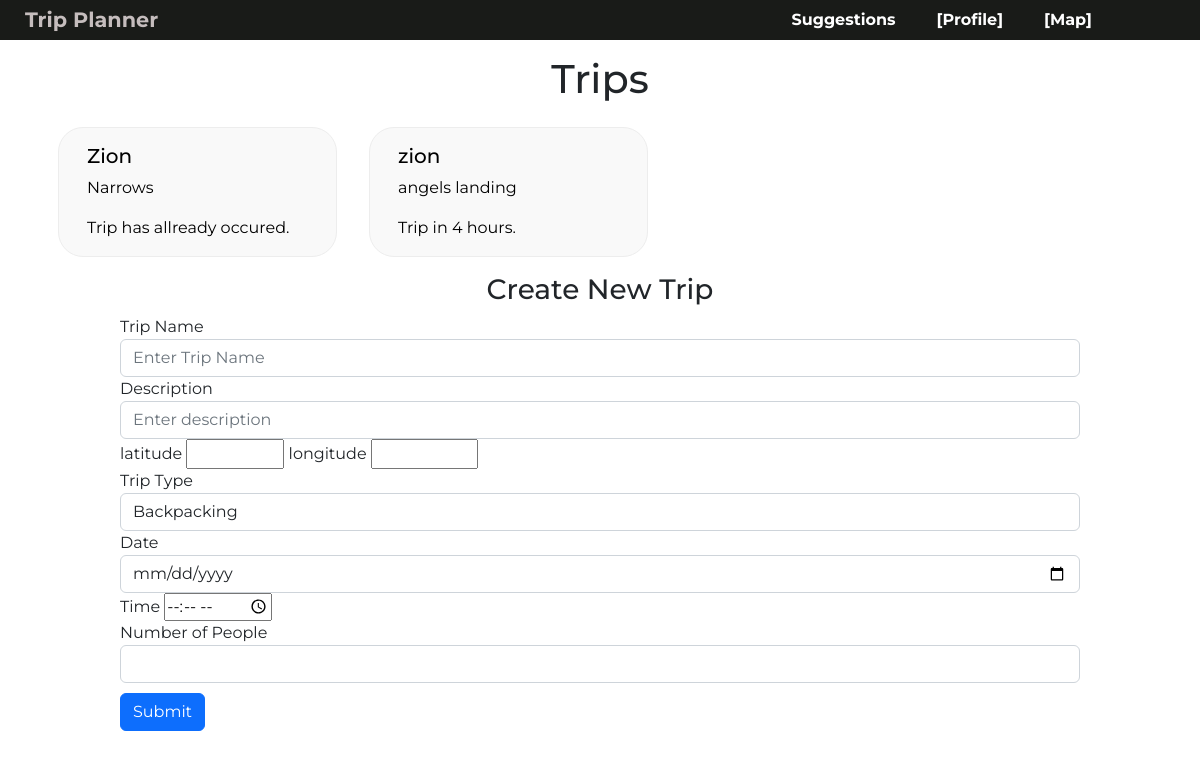
Page /events (signed in) on the earlier database version.
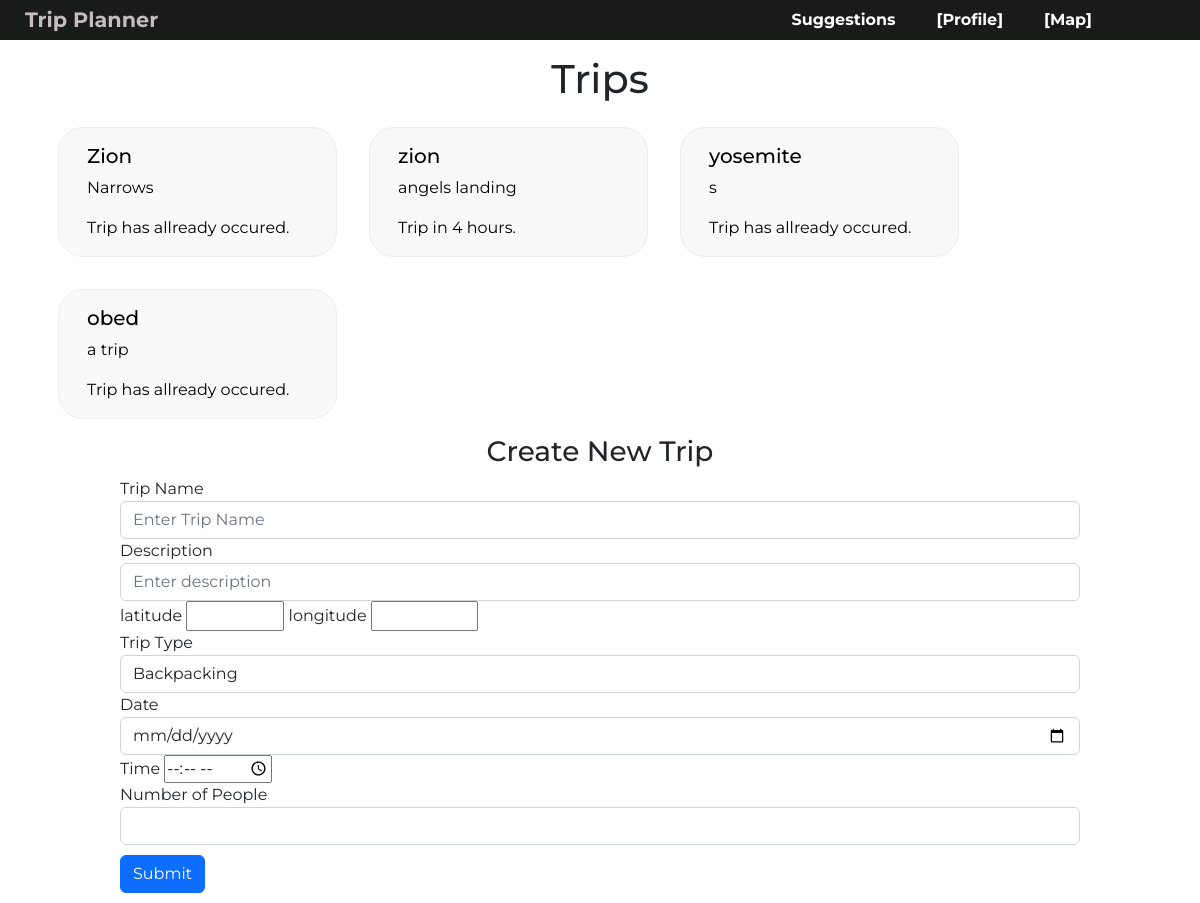
Same page on the later database version.
### website/models.py (models this page shows)
class Trip(db.Model):
    id = db.Column(db.Integer, primary_key=True)
    name = db.Column(db.String(50))
    desc = db.Column(db.String(10000))
    trip_type = db.Column(db.Integer)
    date = db.Column(db.DateTime())
    num_people = db.Column(db.Integer)
    user_id = db.Column(db.Integer, db.ForeignKey('user.id'))
    latitude = db.Column(db.Float)
    longitude = db.Column(db.Float)

### website/views.py (the view, shortened to what this page needs)
@views.route('events', methods=['GET', 'POST'])
@login_required
def events():
    return render_template("events.html", user=current_user, time_till=time_till.count_time)

### website/__init__.py (called while the page is built)
def create_app():
    app = Flask(__name__)
    app.config['SECRET_KEY'] = 'hjshjhdajah'
    app.config['SQLALCHEMY_DATABASE_URI'] = f'sqlite:///{DB_NAME}'
    app.config['SQLALCHEMY_TRACK_MODIFICATIONS'] = False
    db.init_app(app)
    from .views import views
    from .auth import auth
    app.register_blueprint(views, url_prefix='/')
    app.register_blueprint(auth, url_prefix='/')
    from .models import User, Trip
    create_database(app)
    login_manager = LoginManager()
    login_manager.login_view = 'auth.login'
    login_manager.init_app(app)
    @login_manager.user_loader
    def load_user(id):
        return User.query.get(int(id))
    return app

### website/time_till.py (called while the page is built)
def count_time(event_date):
    tz = timezone('EST')
    now_time = datetime.now(tz)
    time_delta = event_date.replace(tzinfo=None) - now_time.replace(tzinfo=None)
    days = time_delta.days
    seconds = time_delta.seconds
    if days == 356:
        string = "Trip in 1 year."
    elif days > 365:
        if days % 365 == 0:
            string = "Trip in {} years".format(days/365)
        else:
            string = "Trip in {} years, {} days.".format(days//365,days%365)
    elif days < 365:
        if days == 0:
            string = "Trip in {} hours.".format(seconds // (60*60))
        elif days > 0:
            string = "Trip in {} days.".format(days)
        else :
            string = "Trip has allready occured."
    return string

### website/templates/events.html (shortened to what this page needs)
<!DOCTYPE html>
<html>
    <head>
        <link href="https://cdn.jsdelivr.net/npm/bootstrap@5.2.1/dist/css/bootstrap.min.css" rel="stylesheet">
        <link rel="stylesheet" href="https://cdn.jsdelivr.net/npm/bootstrap-icons@1.9.1/font/bootstrap-icons.css">
        <link rel="stylesheet" href="../static/css/events.css">
        <link rel="stylesheet" href="https://cdn.jsdelivr.net/npm/@fortawesome/fontawesome-free@6.1.2/css/fontawesome.min.css">
    </head>
    <body>
        <nav class="navbar navbar-expand-lg navbar-dark" style="background-color: rgb(25, 27, 24);">
            <a class="navbar-brand" href="/" style="padding-left: 25px;">Trip Planner</a>
                <ul class="navbar-nav ms-auto">
                    <li class="navbar-item" style="padding-right: 25px;">
                        <a class="nav-link" href="suggestions">Suggestions</a>
                    </li>
                    <li class="navbar-item" style="padding-right: 25px;">
                        <a class="nav-link" href="events">[Profile]</a>
                    </li>
                    <li class="navbar-item" style="padding-right: 100px;">
                        <a class="nav-link" href="/map">[Map]</a>
                    </li>
                </ul>
        </nav>
        <h1 align="center">Trips</h1>
        <div class="container" style="margin: auto;">
            <div class="row mx-auto" >
                {% for trip in user.trip %}
                <div class="card col-lg-3 col-sm-12">
                    <a href="/trip-summary/{{trip.id}}" class="button">
                    <div class="card-body">
                        <h5 id="{{trip.id}}" class="link card-title" >{{trip.name}}</h5>
                        <p class="card-text">{{trip.desc}}</p>
                        <p class="card-text">{{time_till(trip.date)}}</p>
                    </div>
                    </a>
                </div>
                {% endfor %}
                </div>
            </div>
        <div id="event_form">
            <form method="POST">
                <h3 align="center">Create New Trip</h3>
                <div class="form-group">
                    <label for="name">Trip Name</label>
                    <input type="name" class="form-control" id="name" name="name" placeholder="Enter Trip Name" />
                </div>
                <div class="form-group">
                    <label for="desc">Description</label>
                    <input type="text" class="form-control" id="desc" name="desc" placeholder="Enter description" />
                </div>
                <div class="form-group">
                    <label for="lat">latitude</label>
                    <input type="number" step = .001 id="lat" name="lat" class="lat" min="-90" max="90">
                    <label for="lon">longitude</label>
                    <input type="number" step = .001 id="lon" name="lon" class="lon" min="-180" max="180">
                </div>
                <div class="form-group">
                    <label for="tripType">Trip Type</label>
                    <select class="form-control" id="tripType" name = "tripType">
                        <option value="1">Backpacking</option>
                    </select>
                </div>
                <div class="form-group">
                    <label for="tripdate">Date</label>
                    <input type="date" id="tripDate" name="tripDate" class="form-control" >
                </div>
                <div class="form-group">
                    <label for="tripTime">Time</label>
                    <input type="time" id="tripTime" name="tripTime">
                </div>
                <div class="form-group">
                    <label for="num_people">Number of People</label>
                    <input type="number" id="num_people" name="num_people" class="form-control" min="1" max="1000">
                </div>
                <button name="submit_button" value="create trip" type="submit" class="btn btn-primary" style="margin: 10px 0">Submit</button>
            </form>
        </div>
    </body>
</html>

### website/static/css/events.css (style rules this page uses)
body { font-family: "Montserrat"; }
#event_form { padding: 0 10%; }
.navbar { margin-bottom: 15px; height: 40px; }
.navbar-brand { font-size: 1.3rem; font-weight: bold; color: white; }
.navbar-item { font-weight: bold; }
.nav-link { color: white; }
.card { margin: 1rem; border-radius: 25px; background-color: rgb(249, 249, 249); border-color: rgb(237, 237, 237); }
a.button { -webkit-appearance: button; -moz-appearance: button; appearance: button; text-decoration: none; color: initial; }

Differences in the rows shown:
added Trip: name "yosemite", desc "s", date "Trip has allready occured."
added Trip: name "obed", desc "a trip", date "Trip has allready occured."
